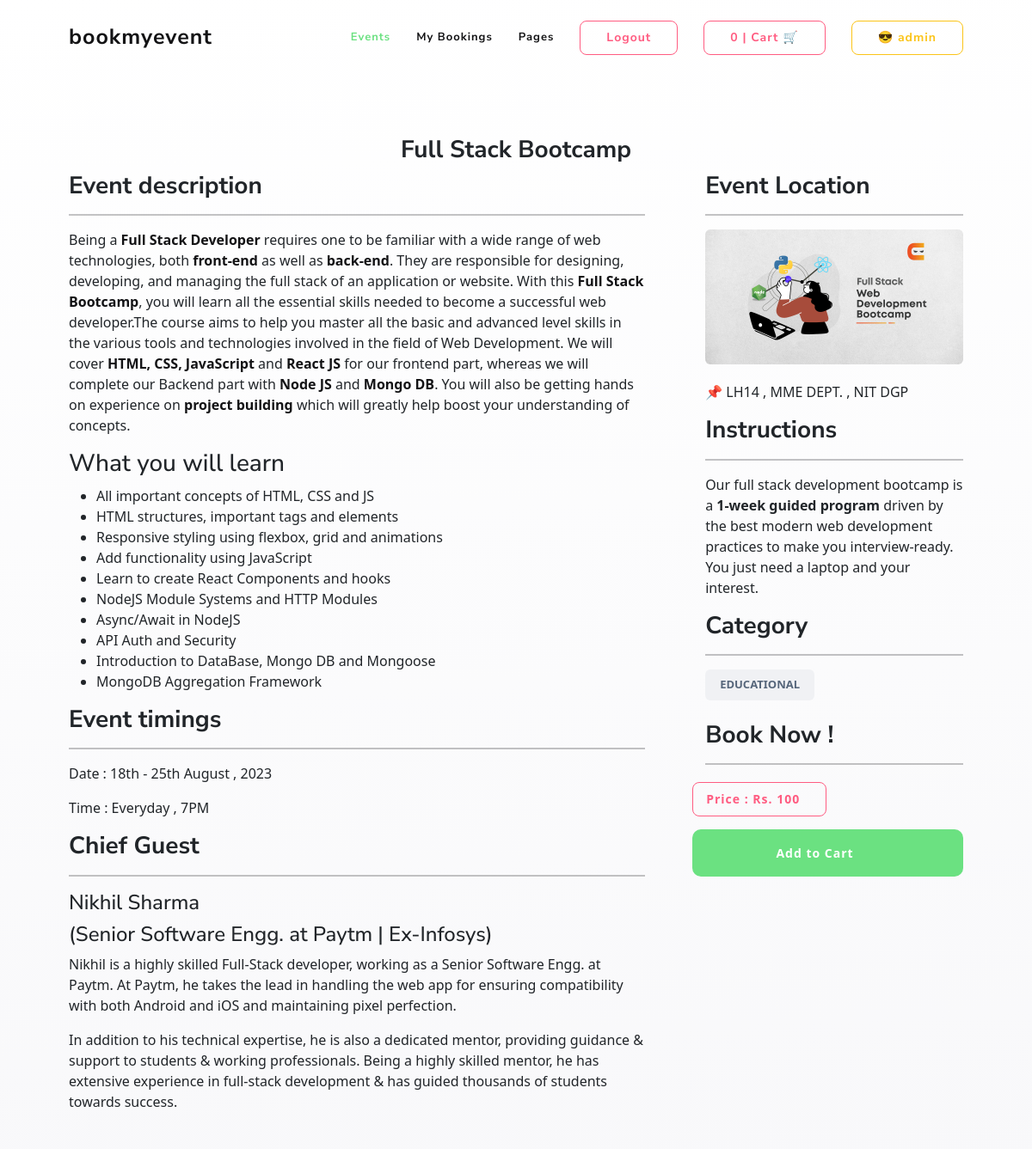
/description/2 (signed in), run on the app's committed database.
### app/models.py (models this page shows, shortened)
class Event_Details(models.Model):
    CATEGORY = (
        ('EDUCATIONAL','EDUCATIONAL'),
        ('SPORTS','SPORTS'),
        ('CAREER','CARRER'),
        ('SPIRITUAL','SPIRITUAL'),
        ('COMEDY','COMEDY'),
        ('CULTURAL','CULTURAL'),
        ('OTHERS','OTHERS'),
    )
    PRICE = (('FREE','FREE'),('PAID','PAID'))
    STATUS = (('Publish','Publish'),('Draft','Draft'))
    name = models.CharField(max_length=200)
    image = models.ImageField(upload_to='Event_images/img')
    date = models.DateTimeField()
    price_type = models.CharField(max_length=100,choices=PRICE, default='fixed')
    price = models.IntegerField(default='0')
    category = models.CharField(max_length=100,choices=CATEGORY, default='fixed')
    location = models.CharField(max_length=500)
    description = RichTextField(null=True)
    timings = RichTextField(null=True)
    main_guest = RichTextField(null=True)
    instruction = RichTextField(null=True)
    status = models.CharField(max_length=100,choices=STATUS,default='fixed')

### app/views.py (the view)
# urls.py: path('description/<str:id>',EventDescription,name='EventDescription'),
def EventDescription(request,id):
    details = Event_Details.objects.filter(id=id).first()
    context = {
        'x' : details,
    }
    return render(request,'event_desc.html',context)

### template/event_desc.html (shortened to what this page needs)
{% extends 'base.html' %}
{% load static %}
{% block main-content %}
<div class="uk-section">
  <center><h3 class="container"><b>{{x.name}}</b></h3></center>
    <div class="uk-container">
      <div class="uk-grid-large" data-uk-grid>
        <div class="uk-width-expand@m">
          <div class="uk-article">
            <h3><b>Event description</b></h3>
            <hr class="uk-button-secondary">
            <p>{{x.description|safe}}</p>
            <h3><b>Event timings</b></h3>
            <hr class="uk-button-secondary">
            <p>{{x.timings|safe}}</p>
            <h3><b>Chief Guest</b></h3>
            <hr class="uk-button-secondary">
            <p>{{x.main_guest|safe}}</p>
          </div>
        </div>
        <div class="uk-width-1-3@m">
          <h3><b>Event Location</b></h3>
          <hr class="uk-button-secondary">
          <img class="uk-border-rounded" src="/{{x.image}}" alt="Location">
          <address>📌 {{x.location|safe}}</address>
          <h3><b>Instructions</b></h3>
          <hr class="uk-button-secondary">
          <p>{{x.instruction|safe}}</p>
          <h3><b>Category</b></h3>
          <hr class="uk-button-secondary">
          <div data-uk-margin>
            <a class="uk-display-inline-block" href="#"><span class="uk-label uk-label-light">{{x.category|safe}}</span></a>
          </div>
  <br>
          <h3><b>Book Now !</b></h3>
          <hr class="uk-button-secondary">
                  <div class="uk-margin">
                      <div data-uk-grid class="uk-child-width-auto uk-grid-small">
                        <button class="uk-button uk-button-danger-outline">Price : Rs. {{x.price}}</button>
                        <a href="{% url 'cart_add' x.id %}" class="uk-button uk-button-primary-preserve uk-button-large uk-width-1-1">Add to Cart</a>
                      </div>
                  </div>
        </div>
      </div>
    </div>
</div>
{% endblock main-content %}

### template/base.html (shortened to what this page needs)
{% load static %}
<!DOCTYPE html>
<html lang="en-gb" dir="ltr">
<head>
  <link rel="stylesheet" href="{% static 'app/css/main.css' %}" />
  <link href="https://cdn.jsdelivr.net/npm/bootstrap@5.3.0/dist/css/bootstrap.min.css" rel="stylesheet">
</head>
<body class="uk-background-body">
    <header id="header">
        <div data-uk-sticky="animation: uk-animation-slide-top; sel-target: .uk-navbar-container; cls-active: uk-navbar-sticky; cls-inactive: uk-navbar-transparent ; top: #header">
          <nav class="uk-navbar-container uk-letter-spacing-small uk-text-bold">
            <div class="uk-container">
              <div class="uk-position-z-index" data-uk-navbar>
                <div class="uk-navbar-left">
                  <a class="uk-navbar-item uk-logo" href="{% url 'home' %}">bookmyevent</a>
                </div>
                <div class="uk-navbar-right">
                  <ul class="uk-navbar-nav uk-visible@m" data-uk-scrollspy-nav="closest: li; scroll: true; offset: 80">
                    <li class="uk-active"><a href="{% url 'home' %}">Events</a></li>
                    <li ><a href="#">My Bookings</a></li>
                    <li >
                      <a href="#">Pages</a>
                    </li>
                  </ul>
                  {% if user.is_authenticated %}
                  <div class="uk-navbar-item">
                    <div><a class="uk-button uk-button-danger-outline" href="{% url 'User_Logout' %}">Logout</a></div>
                  </div>
                  {% else %}
                  <div class="uk-navbar-item">
                    <div><a class="uk-button uk-button-primary-outline" href="{% url 'User_Register' %}">Sign In</a></div>
                  </div>
                  {% endif %}
                  <div class="uk-navbar-item">
                    <div><a class="uk-button uk-button-danger-outline" href="{% url 'cart_detail' %}">{{request.session.cart|length}} | Cart 🛒</a>
                 </div> </div>
                 <div class="uk-navbar-item">
                  <div><button class="uk-button uk-button-warning-outline" href="#">😎 {{request.user}}</button>
               </div> </div>
                </div>
              </div>
            </div>
          </nav>
        </div>
    </header>
{% block main-content %}{% endblock main-content %}
</body>
</html>

### data on the page
Event_Details: name "Full Stack Bootcamp", description "Being a Full Stack Developer requires one to be familiar with a wide range of web technologies, both front-end as well as back-end . They are responsible for designing, developing, and managing the full stack of an application or website. With this Full Stack Bootcamp , you will learn all the essential skills needed to become a successful web developer.The course aims to help you master all the basic and advanced level skills in the various tools and technologies involved in the field of Web Development. We will cover HTML, CSS, JavaScript and React JS for our frontend part, whereas we will complete our Backend part with Node JS and Mongo DB . You will also be getting hands on experience on…", timings "Date : 18th - 25th August , 2023 Time : Everyday , 7PM", main_guest "Nikhil Sharma (Senior Software Engg. at Paytm | Ex-Infosys) Nikhil is a highly skilled Full-Stack developer, working as a Senior Software Engg. at Paytm. At Paytm, he takes the lead in handling the web app for ensuring compatibility with both Android and iOS and maintaining pixel perfection. In addition to his technical expertise, he is also a dedicated mentor, providing guidance & support to students & working professionals. Being a highly skilled mentor, he has extensive experience in full-stack development & has guided thousands of students towards success.", image (picture), location "LH14 , MME DEPT. , NIT DGP", instruction "Our full stack development bootcamp is a 1-week guided program driven by the best modern web development practices to make you interview-ready. You just need a laptop and your interest.", category "EDUCATIONAL", price "100"

### other printed values
{{ request.session.cart|length }} "0"
{{ request.user }} "admin"
